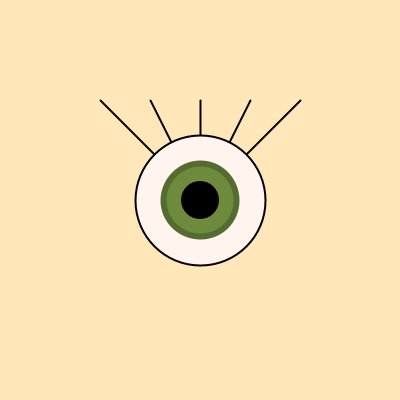
Frame 1 (no input)
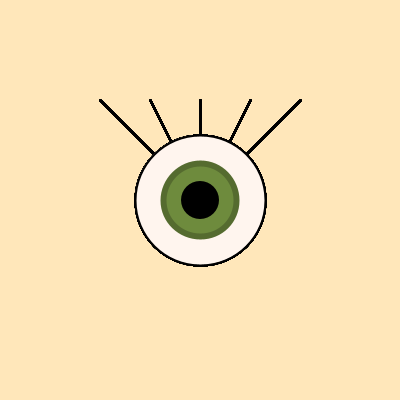
Frame 60 (the mouse pressed at the canvas centre just before this capture)
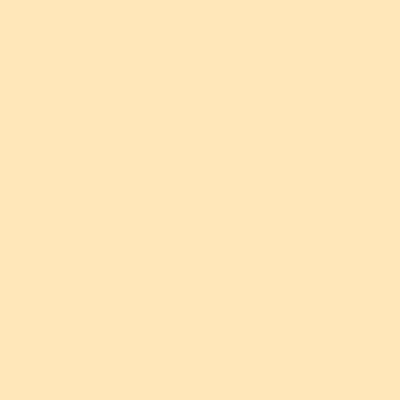
Frame 120 (the mouse held since frame 60 and released just before this capture)

The Processing sketch that drew these frames (run headless with seeded random() and noise(); from frame 60 on, the mouse is pressed at the canvas centre):

// Processing sketch: processing_135672
// ── processing_135672.pde

void setup(){
size(400,400);
background (255,231,186);
smooth();
}
 
void draw(){
  
if ((mouseX<200) && (mouseY<200)){
  
  strokeWeight(2);
stroke(0);
line(200,200,100,100);
line(200,200,150,100);
line(200,200,250,100);
line(200,200,300,100);
line(200,200,200,100);


stroke(0);
fill(255,245,238);
ellipse(200,200,130,130);
//solid eye
 
strokeWeight(6);
stroke(85,107,47);
fill(110,139,61);
ellipse(200,200,73,73);
//colored part of eye solid
 
noStroke();
fill(0);
ellipse(200,200,38,38);
//iris black part


}
else {
  stroke(255,231,186);
  strokeWeight(10);
  fill(255,231,186);
  rect(50,50,250,250);

  
}
}
